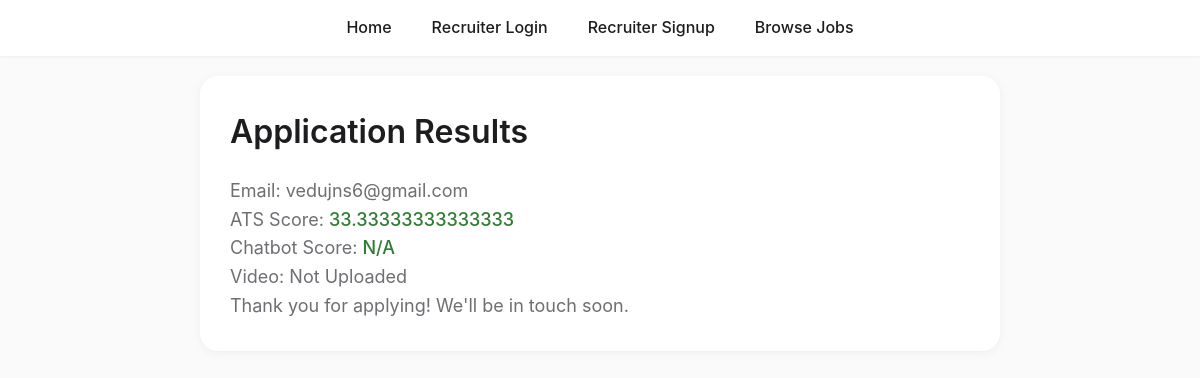
Screenshot of /results/2 with the database file from the repository.
### app.py (models this page shows)
    class Applicant(db.Model):
        id = db.Column(db.Integer, primary_key=True)
        job_id = db.Column(db.Integer, db.ForeignKey('job.id'), nullable=False)
        email = db.Column(db.String(120), nullable=False)
        resume_path = db.Column(db.String(200), nullable=False)
        ats_score = db.Column(db.Float)
        chatbot_score = db.Column(db.Float)
        video_path = db.Column(db.String(200))

### app.py (the view)
    @app.route('/results/<int:applicant_id>')
    def results(applicant_id):
        applicant = Applicant.query.get_or_404(applicant_id)
        return render_template('results.html', applicant=applicant)

### templates/results.html (shortened to what this page needs)
<!DOCTYPE html>
<html lang="en">
<head>
    <link rel="stylesheet" href="{{ url_for('static', filename='styles.css') }}">
</head>
<body>
    <div class="navbar">
        <a href="{{ url_for('landing') }}">Home</a>
        {% if current_user.is_authenticated %}
            <a href="{{ url_for('index') }}">Dashboard</a>
            <a href="{{ url_for('logout') }}">Logout</a>
        {% else %}
            <a href="{{ url_for('recruiter_login') }}">Recruiter Login</a>
            <a href="{{ url_for('recruiter_signup') }}">Recruiter Signup</a>
        {% endif %}
        <a href="{{ url_for('job_list') }}">Browse Jobs</a>
    </div>
    <div class="results card">
        <h2>Application Results</h2>
        <p>Email: {{ applicant.email }}</p>
        <p>ATS Score: <span class="score">{{ applicant.ats_score if applicant.ats_score is not none else 'N/A' }}</span></p>
        <p>Chatbot Score: <span class="score">{{ applicant.chatbot_score if applicant.chatbot_score is not none else 'N/A' }}</span></p>
        <p>Video: {{ 'Uploaded' if applicant.video_path else 'Not Uploaded' }}</p>
        <p>Thank you for applying! We'll be in touch soon.</p>
    </div>
</body>
</html>

### static/styles.css (style rules this page uses)
:root { --primary-color: #007aff; --secondary-color: #005bb5; --background-color: #fafafa; --text-color: #1d1d1f; --border-color: #d2d2d7; --card-background: #ffffff; --card-shadow: 0 2px 10px rgba(0, 0, 0, 0.05); --success-color: #2e7d32; --error-color: #d32f2f; }
* { margin: 0; padding: 0; box-sizing: border-box; }
body { font-family: 'SF Pro Display', -apple-system, BlinkMacSystemFont, 'Segoe UI', Roboto, Oxygen, Ubuntu, Cantarell, 'Open Sans', 'Helvetica Neue', sans-serif; background-color: var(--background-color); color: var(--text-color); line-height: 1.6; }
.navbar { background-color: rgba(255, 255, 255, 0.9); backdrop-filter: blur(10px); padding: 15px 30px; display: flex; justify-content: center; align-items: center; position: sticky; top: 0; z-index: 100; box-shadow: 0 1px 3px rgba(0, 0, 0, 0.05); }
.navbar a { margin: 0 20px; text-decoration: none; color: var(--text-color); font-size: 16px; font-weight: 500; transition: color 0.3s ease; }
h1, h2, h3 { font-weight: 600; color: var(--text-color); }
h2 { font-size: 32px; margin-bottom: 20px; }
p { font-size: 18px; color: #6e6e73; }
.card { background: var(--card-background); border-radius: 18px; padding: 30px; box-shadow: var(--card-shadow); margin-bottom: 20px; transition: transform 0.3s ease; }

### templates/results.html (style rules this page uses)
.results { max-width: 800px; margin: 20px auto; animation: fadeInUp 1s ease; }
.score { color: #2e7d32; font-weight: 500; }

### rows the page displays
Applicant: email "vedujns6@gmail.com", ats_score "33.33333333333333", chatbot_score "N/A", video_path "Not Uploaded"
